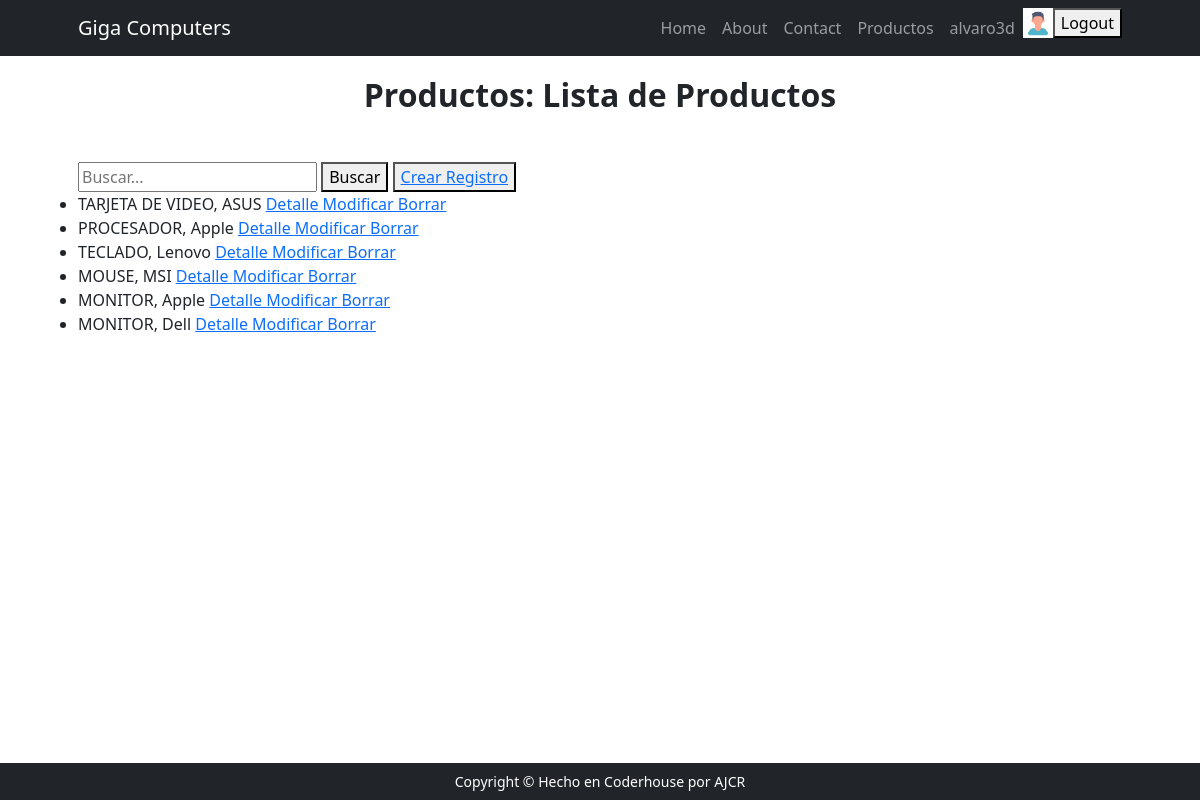
Page /products/product/list (signed in) on the committed database.
### productos/models.py (models this page shows, shortened)
class Product(models.Model):
    name = models.CharField(max_length=200)
    description = models.TextField()
    price = models.DecimalField(max_digits=10, decimal_places=2)
    stock_quantity = models.IntegerField()
    category = models.ForeignKey(Category, on_delete=models.CASCADE)
    brand = models.ForeignKey(Brand, on_delete=models.CASCADE)
    specs = models.JSONField(null=True, blank=True)  # To store specifications like RAM, Storage, etc.
    class Meta:
        verbose_name = 'Producto'
        verbose_name_plural = 'Producto'

class Brand(models.Model):
    name = models.CharField(max_length = 100)
    def __str__(self) -> str:
        return self.name
    class Meta:
        verbose_name = 'Brand'
        verbose_name_plural = 'Brand'

### productos/views.py (the view)
class ProductList(ListView):
    model = Product
    template_name = 'product/product_list.html' ## Preguntar como arreglar
    def get_queryset(self):
        queryset = super().get_queryset()
        q = self.request.GET.get('q')
        if q:
            queryset = Product.objects.filter(name__icontains=q)
        return queryset

### productos/templates/product/product_list.html
{% extends 'core/base.html' %}
{% block header %}
    Productos: Lista de Productos
{% endblock header %}
{% block main %}
    <form action="{% url 'productos:product_list' %}" method="get">
        <input type="text" name="q" placeholder="Buscar..." />
        <button type="submit">Buscar</button>
        <button>
            <a href="{% url 'productos:product_create' %}">Crear Registro</a>
        </button>
    </form>
    <ul>
        {% for object in object_list %}
        <li>{{ object.name | upper }}, {{ object.brand }}
                <a href="{% url 'productos:product_detail' object.id %}"> Detalle </a>
                <a href="{% url 'productos:product_update' object.id %}"> Modificar </a>
                <a href="{% url 'productos:product_delete' object.id %}"> Borrar </a>
        </li>
        {% empty %}
            <p>No hay registros</p>
        {% endfor %}
    </ul>
{% endblock main %}

### core/templates/core/base.html (shortened to what this page needs)
{% load static %}
<!DOCTYPE html>
<html lang="es">
    <head>
        <link href="https://cdn.jsdelivr.net/npm/bootstrap-icons@1.5.0/font/bootstrap-icons.css"
              rel="stylesheet" />
        <link href="{% static 'core/css/styles.css' %}" rel="stylesheet" />
    </head>
    <body class="d-flex flex-column h-100">
        <main class="flex-shrink-0">
            {% include 'core/componentes/navbar.html' %}
            <section class="py-3">
                <div class="container px-5 my-1">
                    <div class="row gx-5 justify-content-center">
                        <div class="col-lg-8 col-xl-6">
                            <div class="text-center">
                                <h2 class="fw-bolder">{% block header %}
                                    {% endblock header %}</h2>
                            </div>
                        </div>
                    </div>
                </div>
            </section>
            <section class="py-3">
                <div class="container px-5 my-1">
                    <div class="row gx-5 justify-content-center">
                        {% block main %}
                        {% endblock main %}
                    </div>
                </div>
        </main>
        {% include 'core/componentes/footer.html' %}
    </body>
</html>

### core/templates/core/componentes/navbar.html (shortened to what this page needs)
{% load static %}
<nav class="navbar navbar-expand-lg navbar-dark bg-dark">
    <div class="container px-5">
        <a class="navbar-brand" href="{% url 'core:index' %}">Giga Computers</a>
        <div class="collapse navbar-collapse" id="navbarSupportedContent">
            <ul class="navbar-nav ms-auto mb-2 mb-lg-0">
                <li class="nav-item"><a class="nav-link" href="{% url 'core:index' %}">Home</a></li>
                <li class="nav-item"><a class="nav-link" href="#">About</a></li>
                {% if user.is_authenticated %}
                <li class="nav-item"><a class="nav-link" href="#">Contact</a></li>
                <li class="nav-item"><a class="nav-link" href="{% url 'productos:index' %}">Productos</a></li>
                <li class="nav-item"><a class="nav-link" href="{% url 'core:profile' %}">{{ user.username }}</a></li>
                {% if user.vendedor.avatar %}
                <img src="{{ user.vendedor.avatar.url }}"
                     alt="avatar"
                     style="height: 30px" />
                {% else %}
                <img src="{% static 'core/img/perfil.png' %}"
                     alt="avatar"
                     style="height: 30px" />
                {% endif %}
            <form action="{% url 'core:logout' %}" method="post">
                <button type="submit">Logout</button>
            </form>
            {% else %}
            <li class="nav-item"><a class="nav-link" href="{% url 'core:login' %}">Login</a></li>
            {% endif %}
        </ul>
    </div>
</div>
</nav>

### core/templates/core/componentes/footer.html (shortened to what this page needs)
<footer class="bg-dark py-2 fixed-bottom">
    <div class="container px-4 px-lg-5">
        <div class="col-auto">
            <div class="small m-0 text-white text-center">Copyright &copy; Hecho en Coderhouse por AJCR</div></div>
            </div>
</footer>

### rows in the picture
Product: name "TARJETA DE VIDEO", brand "ASUS"
Product: name "PROCESADOR", brand "Apple"
Product: name "TECLADO", brand "Lenovo"
Product: name "MOUSE", brand "MSI"
Product: name "MONITOR", brand "Apple"
Product: name "MONITOR", brand "Dell"

### other values in the picture
{{ user.username }} "alvaro3d"
